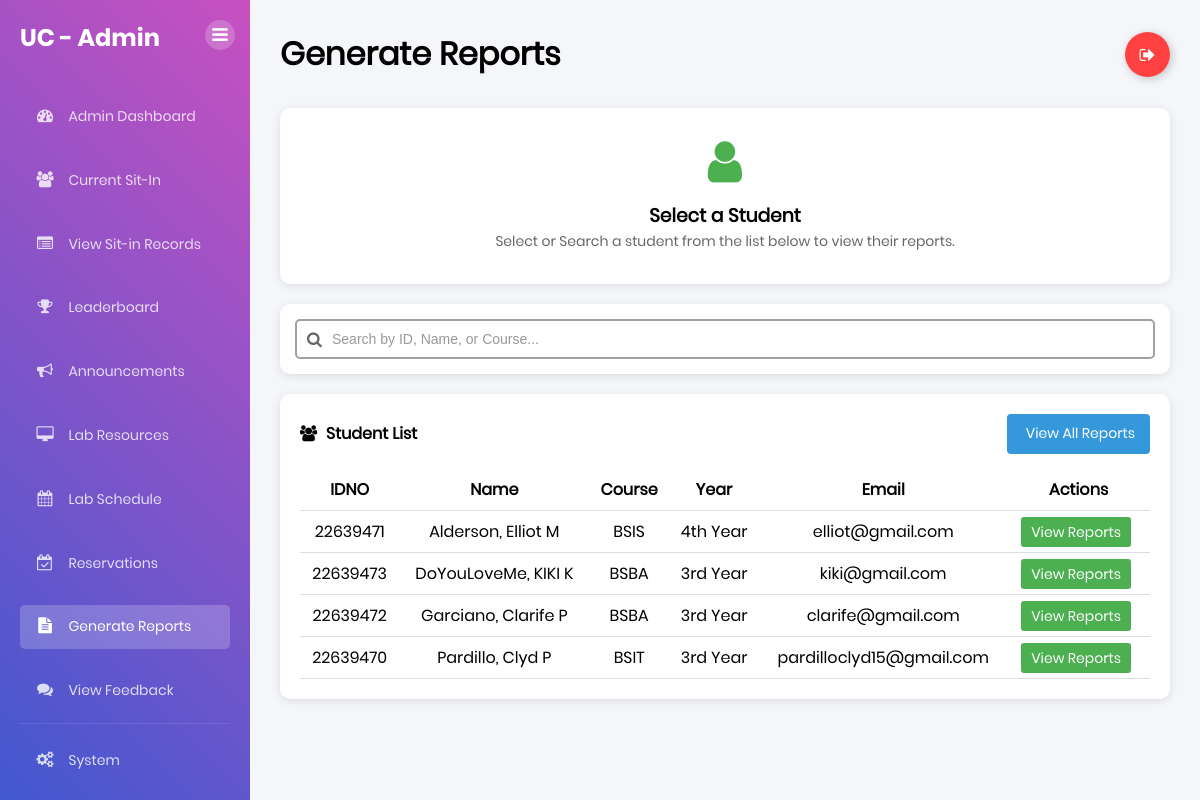
The page /admin/reports (signed in) on the database as committed earlier.
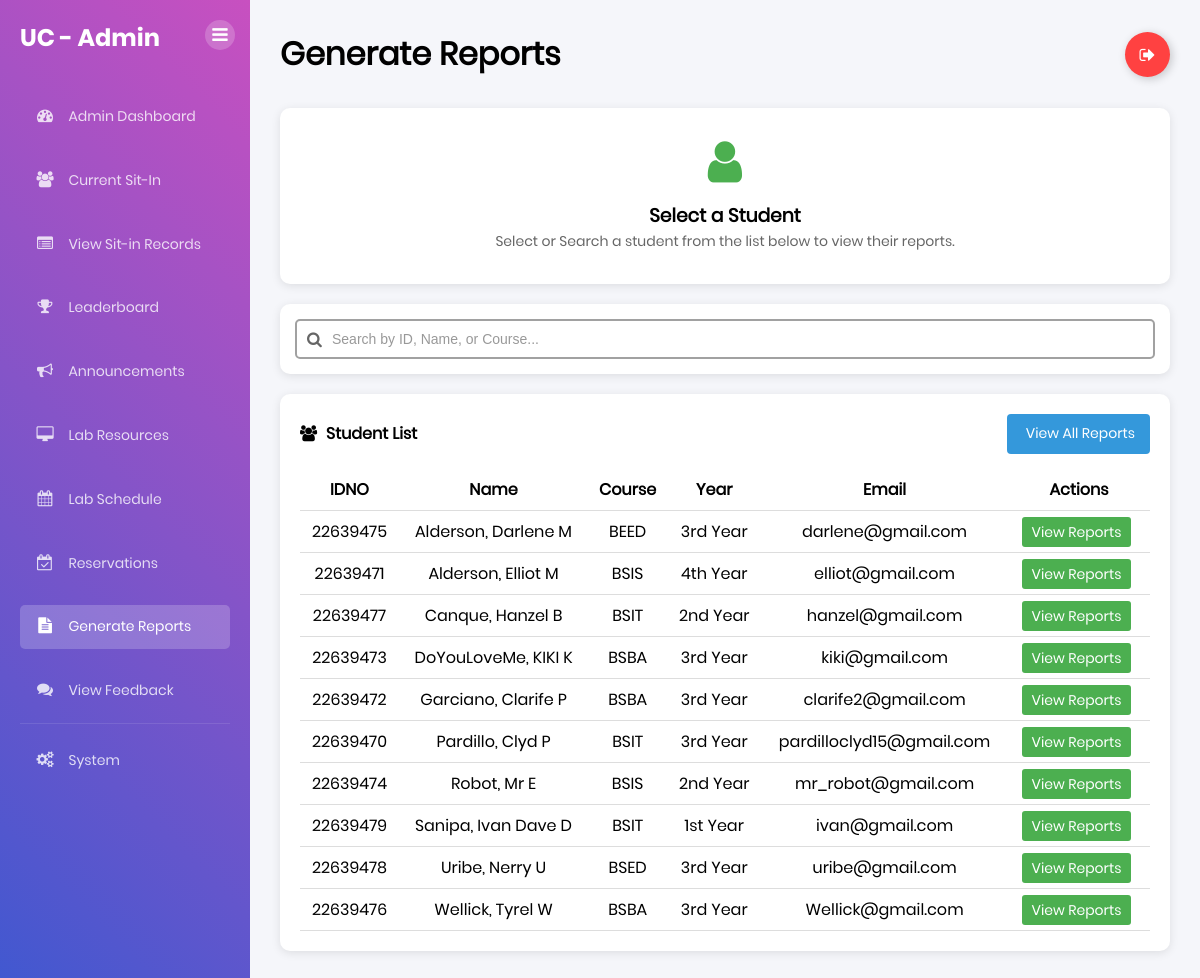
The same page on the database as committed later.
### tables this page shows
CREATE TABLE "students" (idno TEXT PRIMARY KEY, lastname TEXT NOT NULL, firstname TEXT NOT NULL, midname TEXT, course TEXT NOT NULL, year_level TEXT NOT NULL, email_address TEXT NOT NULL, image_path TEXT, free_sessions_used INTEGER DEFAULT 0);

### app.py (the view, shortened to what this page needs)
@app.route('/admin/reports')
def admin_reports():
    if 'user' not in session or not session.get('is_admin'):
        flash("Access denied. Admin privileges required.", "danger")
        return redirect(url_for('home'))
    conn = get_db_connection()
    try:
        students = conn.execute("""
            SELECT idno, lastname, firstname, midname, course, year_level, email_address
            FROM students
            ORDER BY lastname, firstname
        """).fetchall()
        selected_student = None
        student_sessions = []
        student_feedback = []
        student_id = request.args.get('student_id')
        return render_template(
            "admin_reports.html",
            students=students,
            selected_student=selected_student,
            student_sessions=student_sessions,
            student_feedback=student_feedback
        )
    finally:
        conn.close()

### app.py (called while the page is built)
def get_db_connection():
    conn = sqlite3.connect("users.db")
    conn.row_factory = sqlite3.Row
    return conn

@app.after_request
def add_header(response):
    response.headers["Cache-Control"] = "no-cache, no-store, must-revalidate"
    response.headers["Pragma"] = "no-cache"
    response.headers["Expires"] = "0"
    return response

### templates/admin_reports.html (shortened to what the changed rows need)
{% extends 'base.html' %} {% block content %}
<div class="dashboard-container">
  <div class="sidebar">
    <div class="sidebar-header">
      <h2>UC - Admin</h2>
    </div>
  </div>
  <div class="main-content">
    <div class="header">
      <h1>Generate Reports</h1>
    </div>
    <div class="content-row">
      <div class="schedule-card" style="width: 100%">
        {% if students %}
        <table id="studentTable" style="width: 100%; border-collapse: collapse">
          <thead>
            <tr>
              <th style="padding: 8px; border-bottom: 1px solid #ddd">IDNO</th>
              <th style="padding: 8px; border-bottom: 1px solid #ddd">Name</th>
              <th style="padding: 8px; border-bottom: 1px solid #ddd">
                Course
              </th>
              <th style="padding: 8px; border-bottom: 1px solid #ddd">Year</th>
              <th style="padding: 8px; border-bottom: 1px solid #ddd">Email</th>
              <th style="padding: 8px; border-bottom: 1px solid #ddd">
                Actions
              </th>
            </tr>
          </thead>
          <tbody>
            {% for student in students %}
            <tr>
              <td
                style="
                  padding: 8px;
                  border-bottom: 1px solid #ddd;
                  text-align: center;
                "
              >
                {{ student.idno }}
              </td>
              <td
                style="
                  padding: 8px;
                  border-bottom: 1px solid #ddd;
                  text-align: center;
                "
              >
                {{ student.lastname }}, {{ student.firstname }}{% if
                student.midname %} {{ student.midname }}{% endif %}
              </td>
              <td
                style="
                  padding: 8px;
                  border-bottom: 1px solid #ddd;
                  text-align: center;
                "
              >
                {{ student.course }}
              </td>
              <td
                style="
                  padding: 8px;
                  border-bottom: 1px solid #ddd;
                  text-align: center;
                "
              >
                {{ student.year_level }}
              </td>
              <td
                style="
                  padding: 8px;
                  border-bottom: 1px solid #ddd;
                  text-align: center;
                "
              >
                {{ student.email_address }}
              </td>
              <td
                style="
                  padding: 8px;
                  border-bottom: 1px solid #ddd;
                  text-align: center;
                "
              >
                <a
                  href="{{ url_for('admin_reports') }}?student_id={{ student.idno }}"
                  class="btn btn-sm btn-primary"
                  style="
                    text-decoration: none;
                    background-color: #4caf50;
                    color: white;
                    padding: 5px 10px;
                    border-radius: 3px;
                  "
                >
                  View Reports
                </a>
              </td>
            </tr>
            {% endfor %}
          </tbody>
        </table>
        {% else %}
        <p>No students found.</p>
        {% endif %}
      </div>
    </div>
  </div>
</div>
{% endblock %}

Rows that differ between the two databases and show on the page:
added students: idno "22639475", lastname "Alderson", firstname "Darlene", midname "M", course "BEED", year_level "3rd Year", email_address "darlene@gmail.com"
added students: idno "22639477", lastname "Canque", firstname "Hanzel", midname "B", course "BSIT", year_level "2nd Year", email_address "hanzel@gmail.com"
changed students "Garciano": email_address "clarife@gmail.com" → "clarife2@gmail.com"
added students: idno "22639474", lastname "Robot", firstname "Mr", midname "E", course "BSIS", year_level "2nd Year", email_address "mr_robot@gmail.com"
added students: idno "22639479", lastname "Sanipa", firstname "Ivan Dave", midname "D", course "BSIT", year_level "1st Year", email_address "ivan@gmail.com"
added students: idno "22639478", lastname "Uribe", firstname "Nerry", midname "U", course "BSED", year_level "3rd Year", email_address "uribe@gmail.com"
added students: idno "22639476", lastname "Wellick", firstname "Tyrel", midname "W", course "BSBA", year_level "3rd Year", email_address "Wellick@gmail.com"
